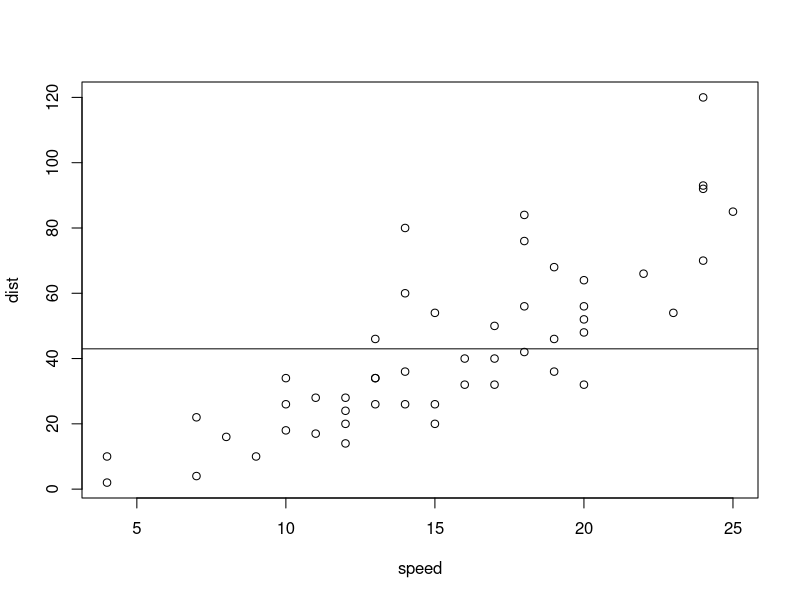

Write R code to recreate this figure.
##======================================================================
## Resultados
##======================================================================

## Exemplo de figura
## ---- xyplot
data(cars)
plot(dist ~ speed, data = cars)
abline(h = mean(cars$dist))

## Exemplo de tabela
## ---- tab-cars
library(xtable)
tab <- head(cars)
print(xtable(tab, caption =
                      "Tabela gerada diretamente a partir de um objeto do R.",
             label = "tab:res", align = "ccc"),
      table.placement = "!htb",
      caption.placement = "top",
      include.rownames = FALSE)
